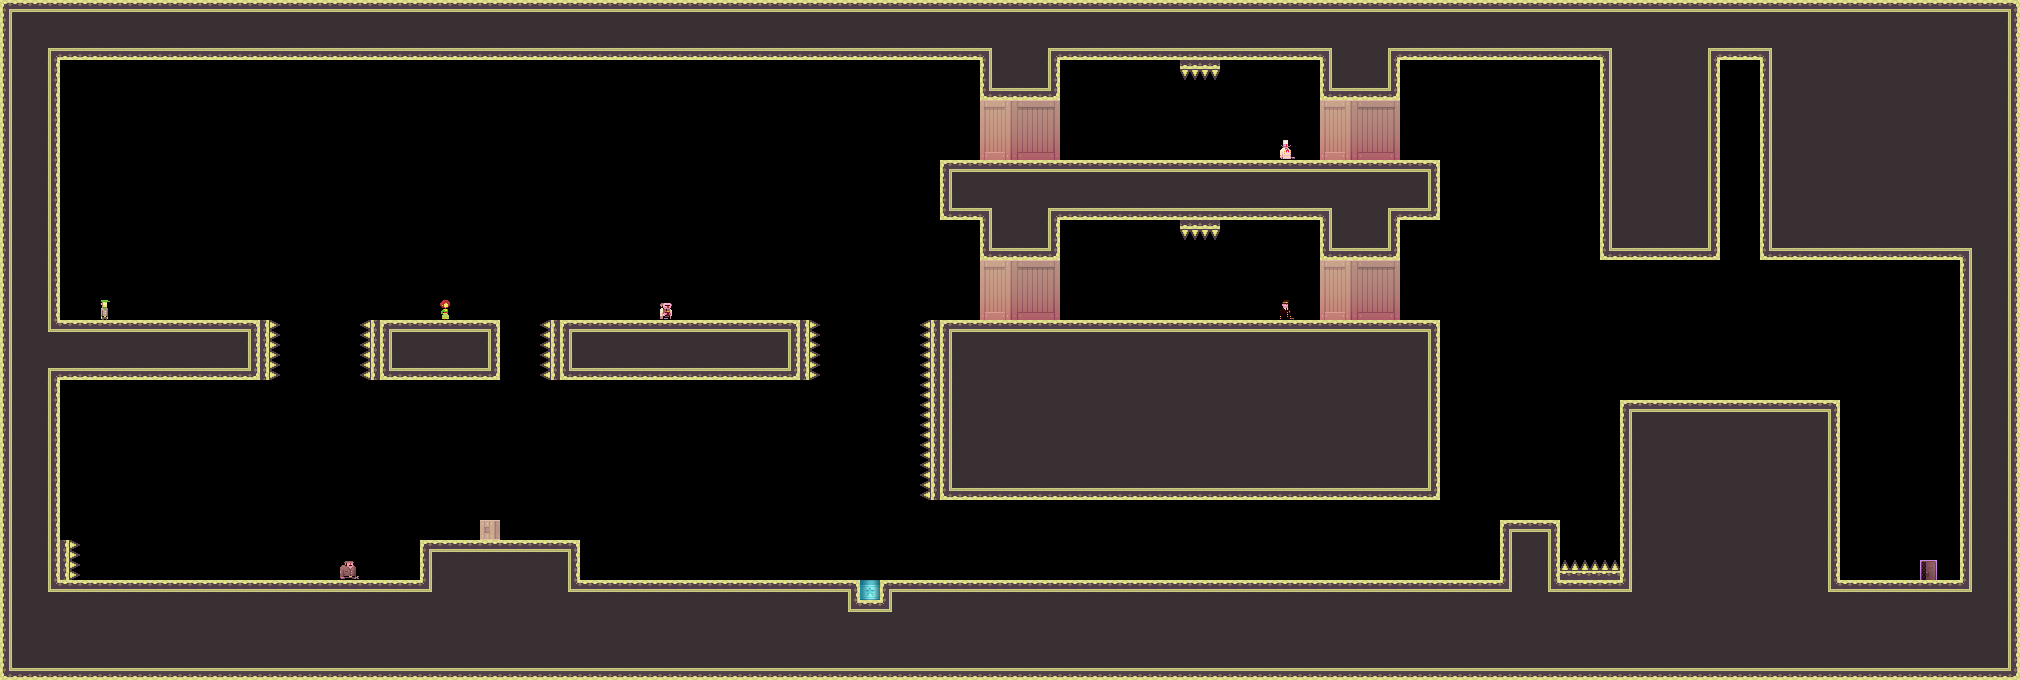

The image is a tile-based game level rendered from a .tmx file. Its description and source (layers, tilesets, objects; grid data summarised) follow:
An orthogonal 101x34 tile map with 20x20 px tiles, 2 tile layers (bg, dontAutoLoad_sprites) and 33 objects.

<map version="1.0" orientation="orthogonal" width="101" height="34" tilewidth="20" tileheight="20">
 <tileset firstgid="1" name="tiles_military" tilewidth="20" tileheight="20">
  <image source="../Art/tiles_military.png" width="400" height="400" />
  <terraintypes>
   <terrain name="solid" tile="151" />
   <terrain name="hollow" tile="94" />
  </terraintypes>
  <tile id="8" terrain=",,,1" />
  <tile id="9" terrain=",,1,1" />
  <tile id="10" terrain=",,1,1" />
  <tile id="11" terrain=",,1,1" />
  <tile id="12" terrain=",,1,1" />
  <tile id="13" terrain=",,1,1" />
  <tile id="14" terrain=",,1," />
  <tile id="15" terrain="1,1,1," />
  <tile id="16" terrain="1,1,,1" />
  <tile id="28" terrain=",1,,1" />
  <tile id="34" terrain="1,,1," />
  <tile id="35" terrain="1,,1,1" />
  <tile id="36" terrain=",1,1,1" />
  <tile id="48" terrain=",1,,1" />
  <tile id="54" terrain="1,,1," />
  <tile id="68" terrain=",1,,1" />
  <tile id="74" terrain="1,,1," />
  <tile id="88" terrain=",1,,1" />
  <tile id="94" terrain="1,,1," />
  <tile id="108" terrain=",1,,1" />
  <tile id="114" terrain="1,,1," />
  <tile id="128" terrain=",1,," />
  <tile id="129" terrain="1,1,," />
  <tile id="130" terrain="1,1,," />
  <tile id="131" terrain="1,1,," />
  <tile id="132" terrain="1,1,," />
  <tile id="133" terrain="1,1,," />
  <tile id="134" terrain="1,,," />
  <tile id="148" terrain=",,,0" />
  <tile id="149" terrain=",,0,0" />
  <tile id="150" terrain=",,0," />
  <tile id="151" terrain="0,0,0," />
  <tile id="152" terrain="0,0,," />
  <tile id="153" terrain="0,0,,0" />
  <tile id="168" terrain=",0,,0" />
  <tile id="170" terrain="0,,0," />
  <tile id="171" terrain="0,,0," />
  <tile id="173" terrain=",0,,0" />
  <tile id="188" terrain=",0,," />
  <tile id="189" terrain="0,0,," />
  <tile id="190" terrain="0,,," />
  <tile id="191" terrain="0,,0,0" />
  <tile id="192" terrain=",,0,0" />
  <tile id="193" terrain=",0,0,0" />
  <tile id="194" terrain="0,0,0,0" />
  <tile id="195" terrain="1,1,1,1" />
  <tile id="356">
   <properties>
    <property name="LargeCrate" value="" />
   </properties>
  </tile>
  <tile id="380">
   <properties>
    <property name="Andre" value="" />
   </properties>
  </tile>
  <tile id="381">
   <properties>
    <property name="Liselot" value="" />
   </properties>
  </tile>
  <tile id="382">
   <properties>
    <property name="Amsterdaam" value="" />
   </properties>
  </tile>
  <tile id="383">
   <properties>
    <property name="Worker" value="" />
   </properties>
  </tile>
  <tile id="384">
   <properties>
    <property name="Inspector" value="" />
   </properties>
  </tile>
  <tile id="385">
   <properties>
    <property name="Chef" value="" />
   </properties>
  </tile>
  <tile id="386">
   <properties>
    <property name="Exit" value="" />
   </properties>
  </tile>
  <tile id="387">
   <properties>
    <property name="Trampoline" value="" />
   </properties>
  </tile>
  <tile id="388">
   <properties>
    <property name="SmallCrate" value="" />
   </properties>
  </tile>
  <tile id="389">
   <properties>
    <property name="SugarBag" value="" />
   </properties>
  </tile>
 </tileset>
 <layer name="bg" width="101" height="34">
  <data>[3434 cells, 1694 non-empty, 22 distinct tile ids]</data>
 </layer>
 <objectgroup name="boxes" width="101" height="34">
  <object x="0" y="0" width="260" height="60" />
  <object x="0" y="60" width="60" height="260" />
  <object x="0" y="320" width="260" height="60" />
  <object x="380" y="320" width="120" height="60" />
  <object x="560" y="320" width="240" height="60" />
  <object x="940" y="320" width="500" height="180" />
  <object x="980" y="220" width="80" height="40" />
  <object x="1320" y="220" width="80" height="40" />
  <object x="940" y="160" width="500" height="60" />
  <object x="0" y="380" width="60" height="300" />
  <object x="60" y="580" width="1320" height="100" />
  <object x="1380" y="580" width="640" height="100" />
  <object x="1960" y="0" width="60" height="580" />
  <object x="260" y="0" width="980" height="60" />
  <object x="1240" y="0" width="720" height="60" />
  <object x="980" y="60" width="80" height="40" />
  <object x="1320" y="60" width="80" height="40" />
  <object x="1440" y="140">
   <properties>
    <property name="speed" value="100" />
   </properties>
   <polyline points="0,0 0,180 140,180" />
  </object>
  <object x="420" y="540" width="160" height="40" />
  <object x="1560" y="340">
   <polyline points="0,0 0,180 60,180" />
  </object>
  <object x="1500" y="520" width="60" height="60" />
  <object x="1620" y="400" width="220" height="180" />
  <object x="1600" y="60" width="120" height="200" />
  <object x="1760" y="60" width="200" height="200" />
 </objectgroup>
 <layer name="dontAutoLoad_sprites" width="101" height="34">
  <data>[3434 cells, 65 non-empty, 25 distinct tile ids]</data>
 </layer>
 <objectgroup name="dontAutoLoad_death" width="101" height="34">
  <object x="260" y="320" width="20" height="60" />
  <object x="360" y="320" width="20" height="60" />
  <object x="540" y="320" width="20" height="60" />
  <object x="800" y="320" width="20" height="60" />
  <object x="920" y="320" width="20" height="180" />
  <object x="1180" y="60" width="40" height="20" />
  <object x="1180" y="220" width="40" height="20" />
  <object x="1560" y="560" width="60" height="20" />
  <object x="60" y="540" width="20" height="40" />
 </objectgroup>
</map>
